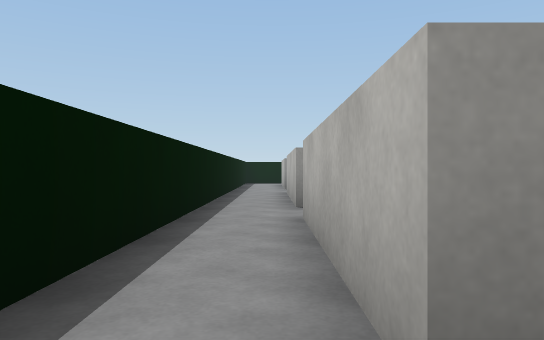
[1] (above)

24 first-person views from a walk through a 3-D level made in the Unity game engine. The camera is 0.62 m above the floor, looks level and sees 70° across. The floor is counted in squares, 1 m on a side. Each view is taken from the middle of a square. On the plan, view 1 faces up. The plan holds only what a view shows up to about 10 squares ahead; the rest is blank. The place goes on beyond the plan. Surface patterns are stand-ins for the level's own textures.

[2]
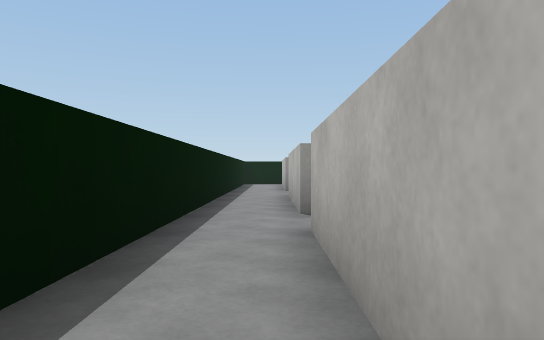

[3]
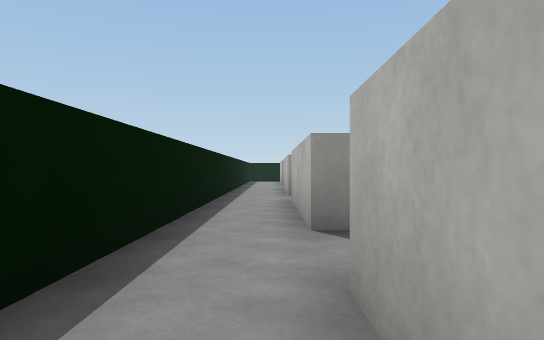

[4]
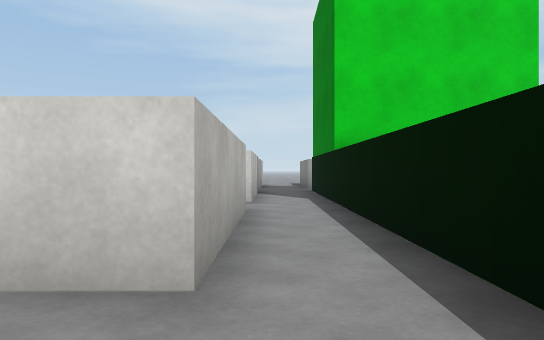

[5]
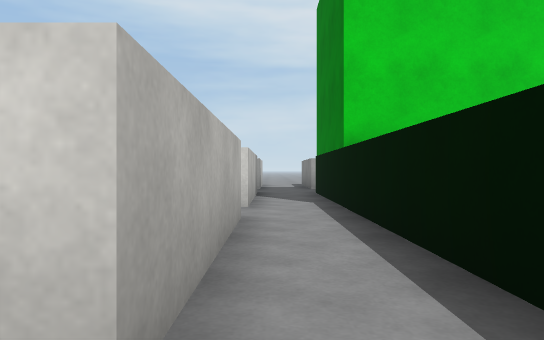

[6]
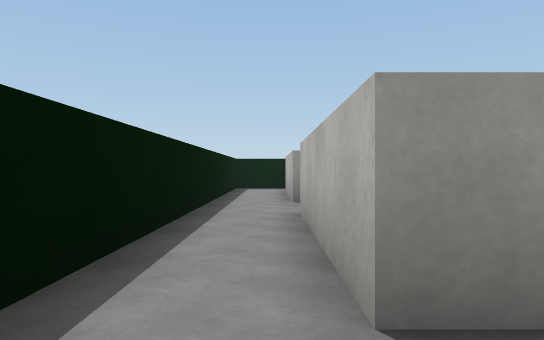

[7]
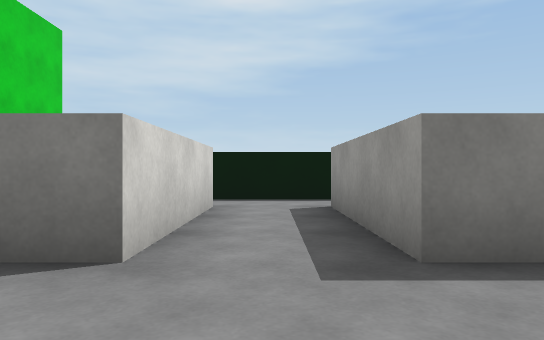

[8]
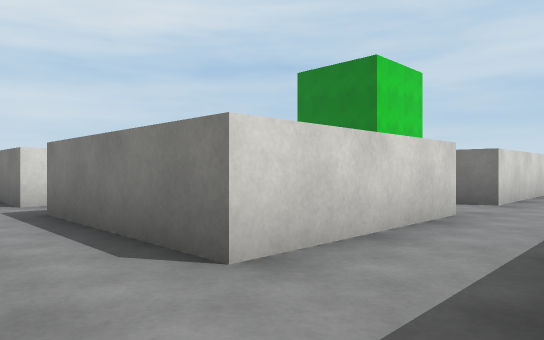

[9]
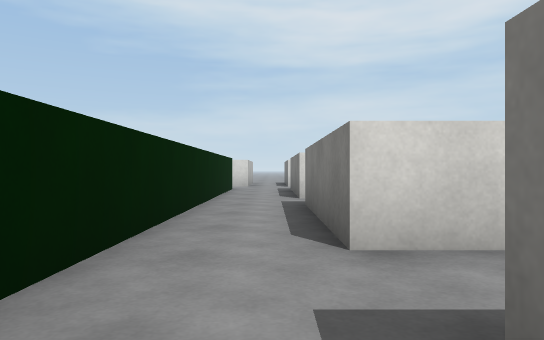

[10]
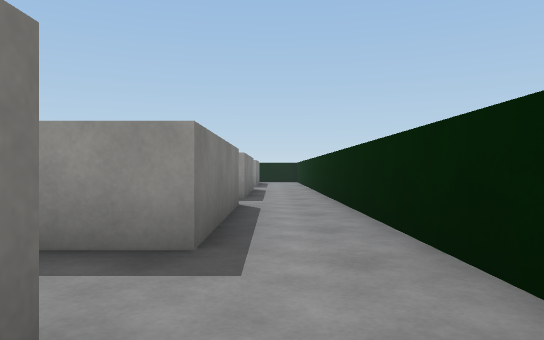

[11]
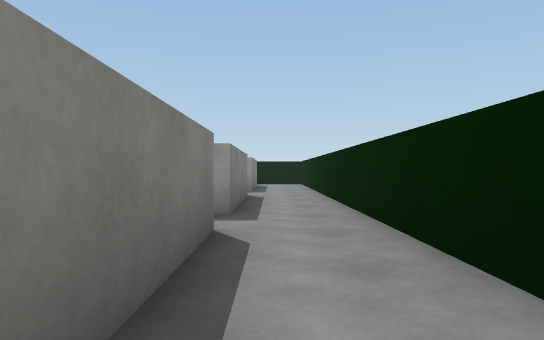

[12]
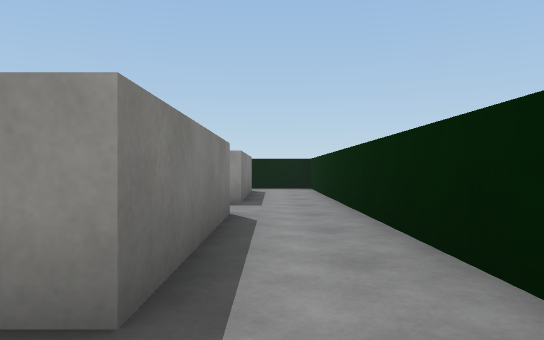

[13]
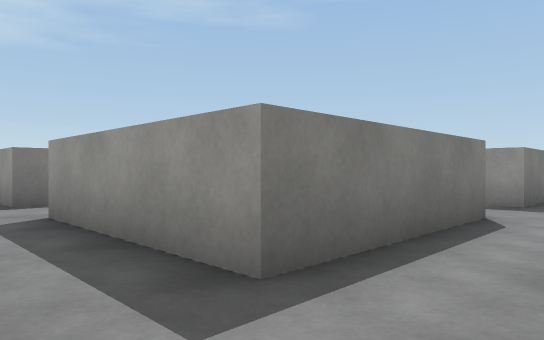

[14]
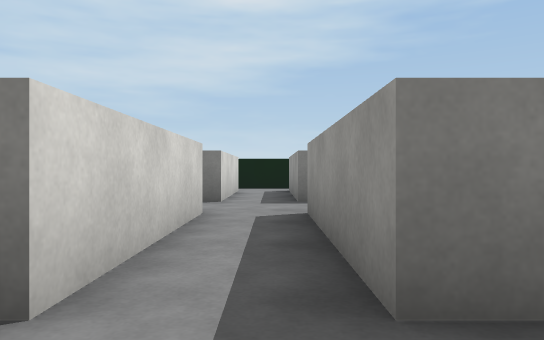

[15]
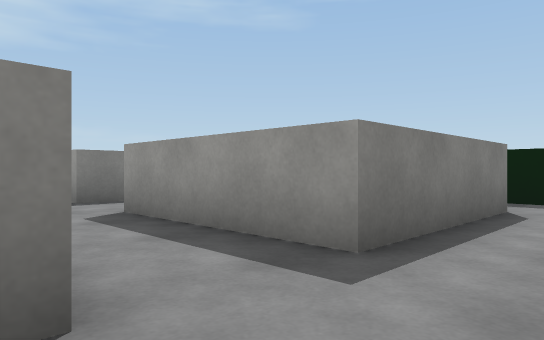

[16]
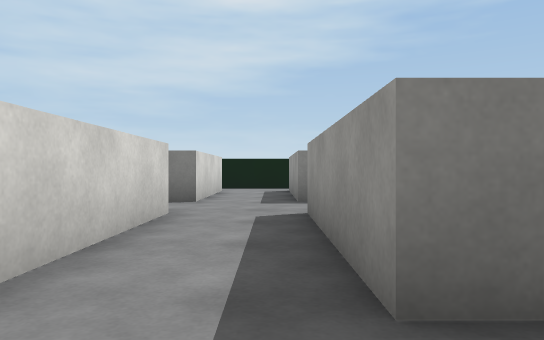

[17]
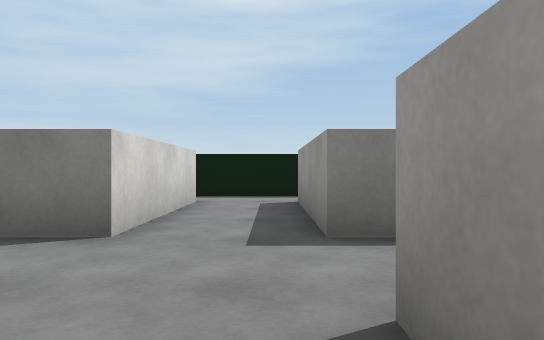

[18]
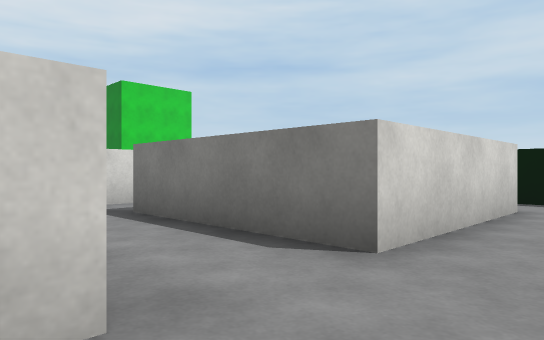

[19]
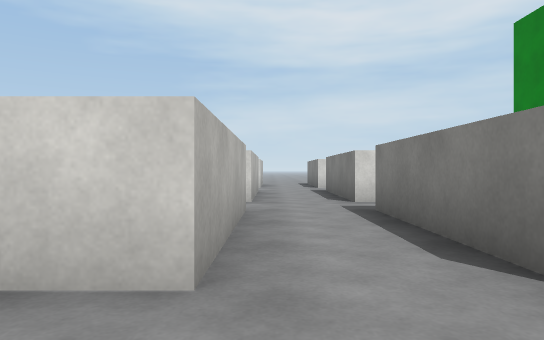

[20]
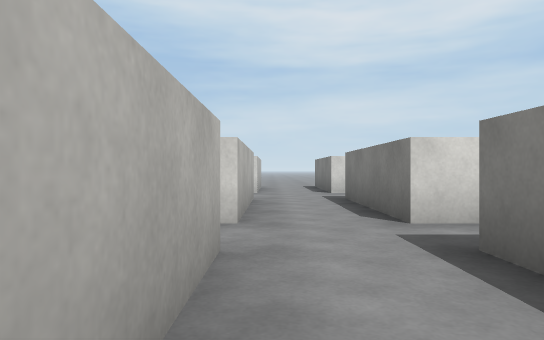

[21]
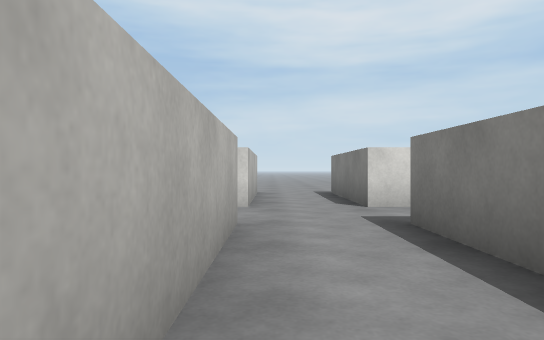

[22]
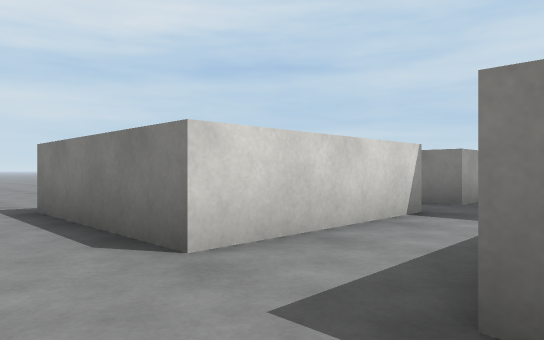

[23]
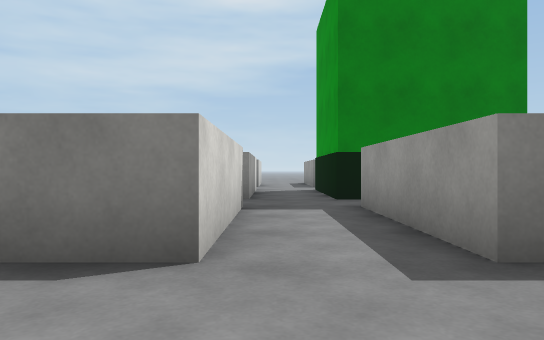

[24]
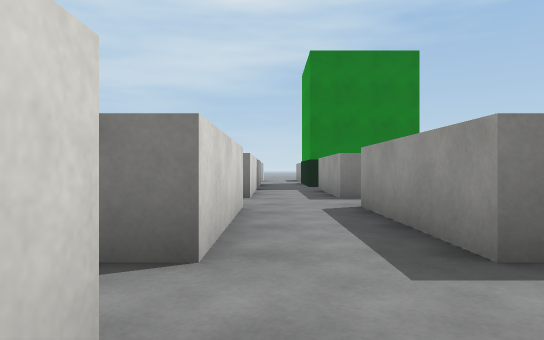

### Floor plan
Ten units are one square. View 1 is at (0, 0); x grows to the right and y downward. Boxes are objects, and circles mark ways between rooms. Rooms are numbered by the first view taken in them; rooms with no view inside come last. Other rooms are left out.
<svg viewBox="-27 -150 156 310">
<path fill="none" stroke="#000" d="M4 -10 4 -50M-12 -54 -12 6M4 50 4 10M-12 6 -12 66M100 65 104 65 104 81M123 80 123 -145M64 50 64 10 104 10 104 50M105 105 64 105 64 65M119 125 124 125M35 65 44 65 44 105 4 105M44 -19 44 -10 4 -10M64 -50 104 -50 104 -10 91 -10M4 10 44 10 44 50M64 152 64 125 104 125 104 132M4 99 4 65M21 -50 44 -50M-12 66 -12 106M4 125 44 125 44 155M104 -106 104 -65 64 -65M-16 105 -22 105M64 -105 99 -105M-22 125 -12 125 -12 132M4 -105 44 -105 44 -65 4 -65M104 -145 104 -125 64 -125M44 -135 44 -125 4 -125 4 -141M-12 -144 -12 -104M4 -65 4 -105M-12 -104 -12 -54"/>
<circle cx="0" cy="10" r="3" fill="#2a7"/>
<circle cx="10" cy="0" r="3" fill="#2a7"/>
<circle cx="0" cy="-50" r="3" fill="#2a7"/>
<circle cx="5" cy="65" r="3" fill="#2a7"/>
<circle cx="0" cy="-110" r="3" fill="#2a7"/>
<circle cx="10" cy="-60" r="3" fill="#2a7"/>
<text x="0" y="-30">1</text>
<text x="0" y="30">2</text>
<text x="120" y="40">3</text>
<text x="0" y="-80">4</text>
</svg>
Room 1 opens to room 2. Room 1 opens to room 3. Room 1 opens to room 4. Room 2 opens to room 3. Room 3 opens to room 4.

Where each view was taken, in squares from view 1:
view 1: 0 up, 0 right, facing up
view 2: 1 up, 0 right, facing up
view 3: 3 down, 0 right, facing up
view 4: 1 up, 0 right, facing down
view 5: 0 up, 0 right, facing down
view 6: 5 up, 0 right, facing up
view 7: 0 up, 7 right, facing left
view 8: 1 up, 12 right, facing down-left
view 9: 2 up, 11 right, facing down
view 10: 2 down, 11 right, facing up
view 11: 1 up, 11 right, facing up
view 12: 5 up, 11 right, facing up
view 13: 5 up, 12 right, facing up-left
view 14: 6 up, 12 right, facing left
view 15: 10 up, 12 right, facing up-left
view 16: 12 up, 12 right, facing left
view 17: 12 up, 8 right, facing left
view 18: 12 up, 7 right, facing down-left
view 19: 1 up, 6 right, facing down
view 20: 2 down, 6 right, facing down
view 21: 6 down, 6 right, facing down
view 22: 10 down, 6 right, facing down-left
view 23: 12 down, 7 right, facing left
view 24: 12 down, 13 right, facing left
